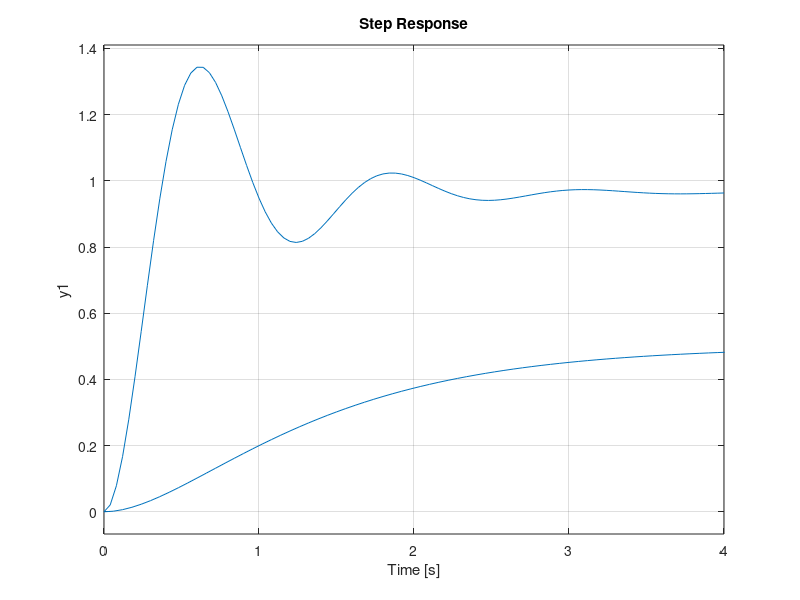

The MATLAB script that drew this image:

num = [1]
denom = [1 3 1]
Gp = tf(num, denom)
H = [1]
M = feedback(Gp, H)
step(M)
hold on

Kp = 27
Ki = 0
Kd = 0

Gc = pid(Kp, Ki, Kd)

Mc = feedback(Gc*Gp, H)
step(Mc)
grid on
